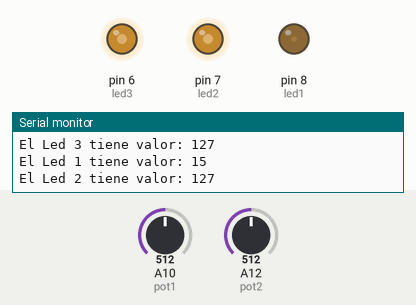
This sketch was run on a simulated Arduino Mega 2560, built with avr-gcc and run on an emulated ATmega2560. Parts: output pins drawn as LEDs (lit = HIGH), the last lines printed to the serial monitor. The test bench sets the inputs (shaded band); at power-on: A10 (pot1) = 512, A12 (pot2) = 512.

Above: at 1.23 s.
1.3 s: A10 (pot1) set to 412
At 1.47 s:
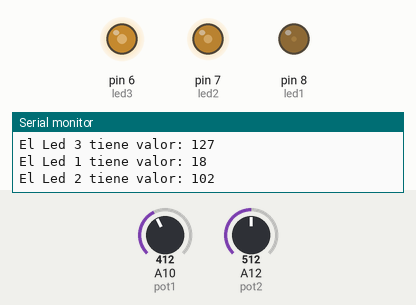
4.3 s: A10 (pot1) set to 392
At 5.15 s:
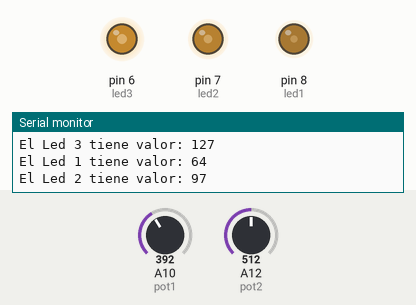
7.3 s: A12 (pot2) set to 412
At 10.24 s:
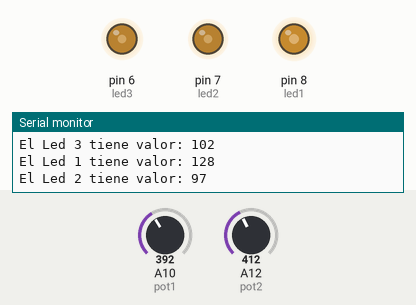
10.3 s: A12 (pot2) set to 392
13.3 s: A10 (pot1) set to 716
At 13.32 s:
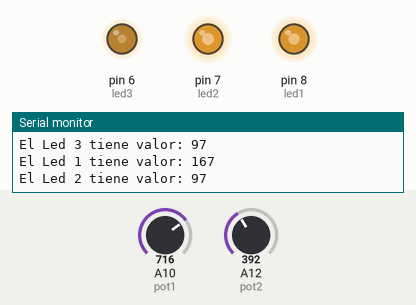
16.3 s: A12 (pot2) set to 43
At 16.36 s:
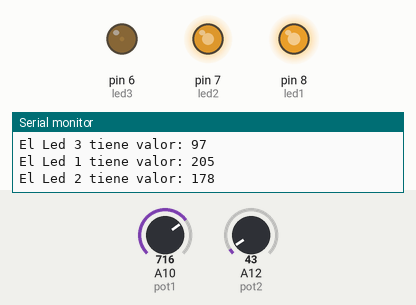
19.3 s: A12 (pot2) set to 38
At 20.27 s:
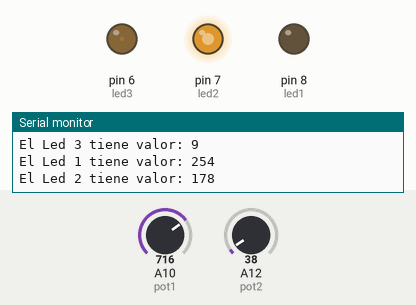
Timing chart, 0 to 26.9 s (numbered marks = the images above; inputs shaded):
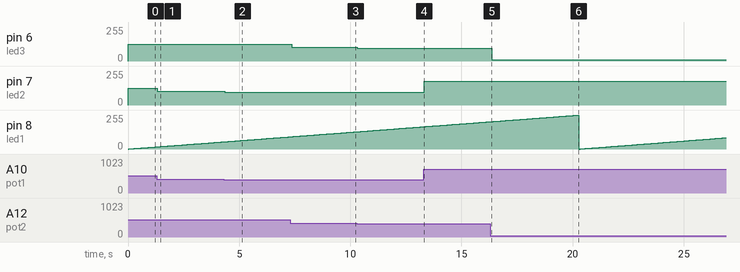

The sketch:

Ejercicio3.ino
```cpp
#define pot1 A10
#define pot2 A12
#define led1 8
#define led2 7
#define led3 6

void setup() {

  Serial.begin(9600);
  pinMode(led1, OUTPUT);
  pinMode(led2, OUTPUT);
  pinMode(led3, OUTPUT);

}

void loop() {


analogWrite(led1, 0);
for(int i = 0 ; i< 255 ; i++){

  analogWrite(led1 , i);
  int value1 = analogRead(pot1);
  int value2 = analogRead(pot2);
  value1 = map(value1, 0, 1023, 0, 255);
  value2 = map(value2, 0, 1023, 0, 255);
  analogWrite(led2, value1);
  analogWrite(led3, value2);


  Serial.print("El Led 1 tiene valor: ");
  Serial.print(i);
  Serial.print("\n");

  Serial.print("El Led 2 tiene valor: ");
  Serial.print(value1);
  Serial.print("\n");

  Serial.print("El Led 3 tiene valor: ");
  Serial.print(value2);
  Serial.print("\n");

  delay(25);

}

}
```

Measured:
- the behaviour switches between 41 and 40 on A12 (pot2) (found by bisection; images 5 and 6)
- after the input at 1.3 s, pin 7 (led2): 127/255 → 102/255 at once
- after the input at 4.3 s, pin 7 (led2): 102/255 → 97/255 after 0.05 s
- after the input at 7.3 s, pin 6 (led3): 127/255 → 102/255 after 0.06 s
- after the input at 10.3 s, pin 6 (led3): 102/255 → 97/255 at once
- after the input at 13.3 s, pin 7 (led2): 97/255 → 178/255 at once
- after the input at 16.3 s, pin 6 (led3): 97/255 → 10/255 after 0.06 s
- after the input at 19.3 s, pin 6 (led3): 10/255 → 9/255 at once
